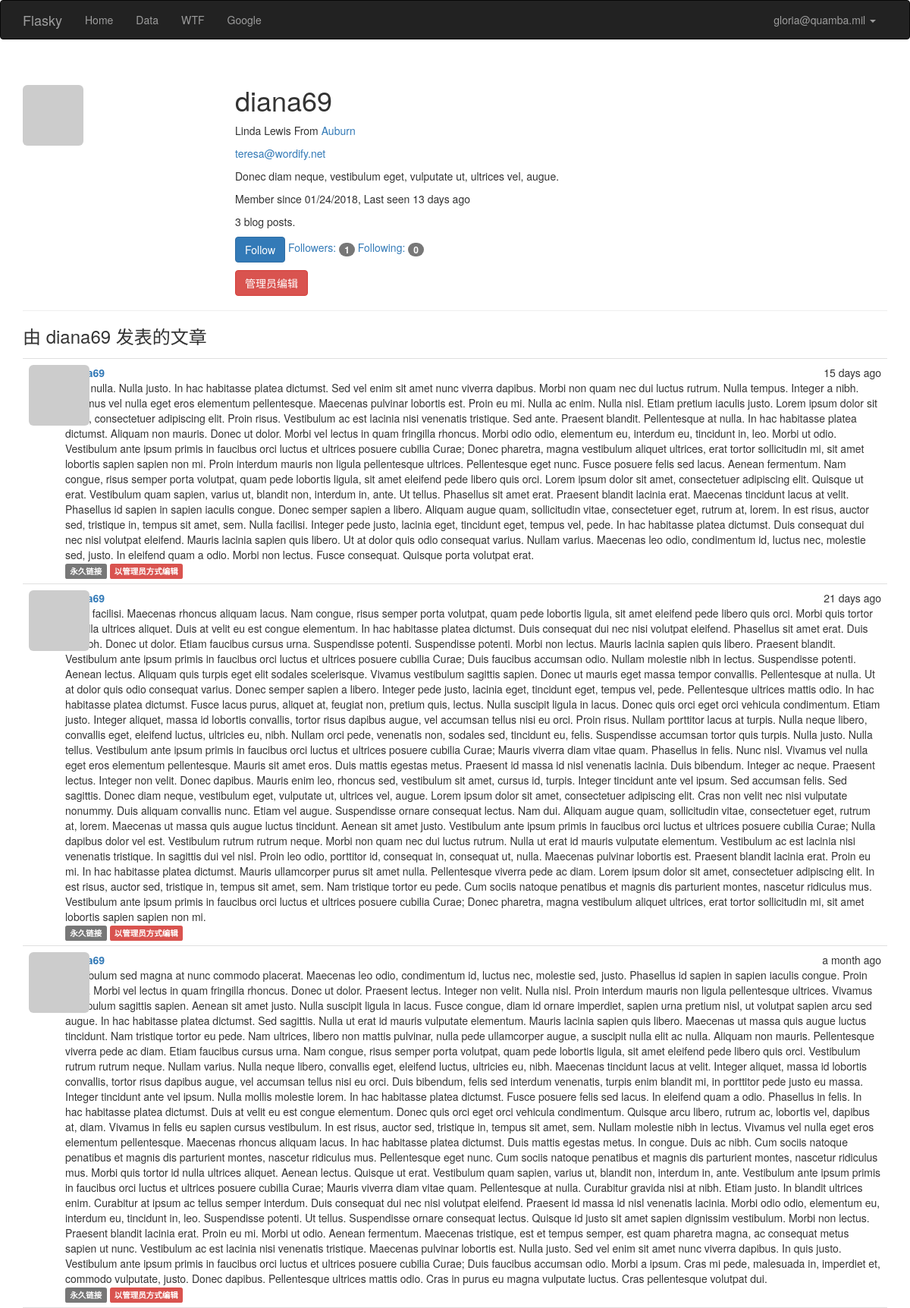
Page /user/diana69 (signed in) on the committed database.
### app/models.py (models this page shows, shortened)
class User(UserMixin,db.Model):
    __tablename__ = 'users'
    id = db.Column(db.Integer, primary_key=True)
    email = db.Column(db.String(64),unique=True,index=True)
    username = db.Column(db.String(64), unique=True, index=True)
    password_hash = db.Column(db.String(128))
    role_id = db.Column(db.Integer, db.ForeignKey('roles.id'))
    confirmed = db.Column(db.Boolean,default=False)
    name = db.Column(db.String(64))
    location = db.Column(db.String(64))
    about_me = db.Column(db.Text())
    member_since = db.Column(db.DateTime(),default=datetime.utcnow)
    last_seen = db.Column(db.DateTime(),default=datetime.utcnow)
    avatar_hash = db.Column(db.String(32))
    posts = db.relationship('Post',backref='author',lazy='dynamic')
    test1 = db.Column(db.String(32))
    followed = db.relationship('Follow',
                               foreign_keys=[Follow.follower_id],
                               backref=db.backref('follower',lazy='joined'),
                               lazy='dynamic',
                               cascade = 'all,delete-orphan')
    followers = db.relationship('Follow',
                               foreign_keys=[Follow.followed_id],
                               backref=db.backref('followed',lazy='joined'),
                               lazy='dynamic',
                               cascade='all,delete-orphan')
    def ping(self):
        self.last_seen = datetime.utcnow()
        db.session.add(self)
    def can(self, perm):
        return self.role is not None and self.role.has_permission(perm)
    @property
    def password(self):
        raise AttributeError('password is not a readable attribute')
    def gravatar(self,size=100,default='identicon',rating='g'):
        if request.is_secure:
            url = 'https://secure.gravatar.com/avatar'
        else:
            url = 'http://www.gravatar.com/avatar'
        hash = self.avatar_hash
        return '{url}/{hash}?s={size}&d={default}&r={rating}'.format(url=url,hash=hash,size=size,default=default,rating=rating)
    def is_following(self,user):
        if user.id is None:
            return False
        return self.followed.filter_by(followed_id = user.id).first() is not None

class Post(db.Model):
    __tablename__ = 'posts'
    id = db.Column(db.Integer,primary_key=True)
    body = db.Column(db.Text)
    timestamp = db.Column(db.DateTime,index=True,default=datetime.utcnow)
    author_id = db.Column(db.Integer,db.ForeignKey('users.id'))
    body_html = db.Column(db.Text)

### app/main/views.py (the view)
@main.route('/user/<username>')
def user(username):
    user = User.query.filter_by(username = username).first()
    if user is None:
        abort(404)
    posts = user.posts.order_by(Post.timestamp.desc()).all()
    return render_template('user.html',user=user,posts=posts)

### app/auth/views.py (called while the page is built)
@auth.before_app_request
def before_request():
    if current_user.is_authenticated:
        current_user.ping()
        if not current_user.confirmed and request.endpoint[:5] !='auth.':
            return  redirect(url_for('auth.unconfirmed'))

### app/main/__init__.py (called while the page is built)
@main.app_context_processor
def inject_permissions():
    return dict(Permission=Permission)

### app/models.py (called while the page is built)
@login_manager.user_loader
def load_user(user_id):
    return User.query.get(int(user_id))

    def has_permission(self, perm):
        return self.permissions & perm == perm

### app/templates/user.html (shortened to what this page needs)
{% extends "base.html" %}
{% block page_content %}
<div class="page-header">
    <img class="img-rounded profile-thumbnail" src="{{ user.gravatar(size=256) }}">
    <div class="profile-header">
        <h1>{{ user.username }}</h1>
        {% if user.name or user.location %}
        <p>
        {% if user.name %}
            {{ user.name }}
        {% endif %}
        {% if user.location %}
            From <a href="http://maps.google.com/?q={{ user.location }}">{{ user.location }}</a>
        {% endif %}
        </p>
    {% endif %}
    {% if current_user.is_administrator %}
    <p><a href="mailto:{{ user.email }}">{{ user.email }}</a> </p>
    {% endif %}
    {% if user.about_me %}<p>{{ user.about_me }}</p>
    {% endif %}
    <p>
        Member since {{ moment(user.member_since).format('L') }},
        Last seen {{ moment(user.last_seen).fromNow() }}
    </p>
    <p>{{ user.posts.count() }} blog posts.</p>
    <p>
        {% if current_user.can(Permission.FOLLOW) and user != current_user %}
            {% if not current_user.is_following(user) %}
            <a href="{{ url_for('.follow', username=user.username) }}" class="btn btn-primary">Follow</a>
            {% else %}
            <a href="{{ url_for('.unfollow', username=user.username) }}" class="btn btn-default">Unfollow</a>
            {% endif %}{% endif %}
        <a href="{{ url_for('.followers', username=user.username) }}">Followers: <span class="badge">{{ user.followers.count()- 1 }}</span></a>
        <a href="{{ url_for('.followed_by', username=user.username) }}">Following: <span class="badge">{{ user.followed.count()- 1  }}</span></a>
    </p>
    <p>
    {% if current_user.is_administrator %}
        <a class="btn btn-danger"
           href="{{ url_for('.edit_profile_admin',id=user.id) }}">
        管理员编辑
        </a>
    {% endif %}
    </p>
    </div>
</div>
    <h3>由 {{ user.username }} 发表的文章</h3>
    {% include '_posts.html' %}
{% endblock %}

### app/templates/base.html (shortened to what this page needs)
{% extends "bootstrap/base.html" %}
{% block head %}
{{ super() }}
    <link rel="stylesheet" type="text/css" href="{{ url_for('static', filename='styles.css') }}">
{% endblock %}
{% block navbar %}
<div class="navbar navbar-inverse" role="navigation">
    <div class="container">
        <div class="navbar-header">
            <a class="navbar-brand" href="/">Flasky</a>
        </div>
        <div class="navbar-collapse collapse">
            <ul class="nav navbar-nav">
                <li><a href="/">Home</a></li>
                <li><a href="/data">Data</a></li>
                <li><a href="/wtf">WTF</a></li>
                <li><a href="/redirect">Google</a></li>
            </ul>
            <ul class="nav navbar-nav navbar-right">
                {% if current_user.is_authenticated %}
                    <li class="dropdown">
                        <a href="#" class="dropdown-toggle" data-toggle="dropdown">{{ current_user.email }} <b class="caret"></b></a>
                    </li>
                {% else %}
                    <li><a href="{{ url_for('auth.login') }}">登陆</a></li>
                {% endif %}
        </div>
    </div>
</div>
{% endblock %}
{% block content %}
<div class="container">
    {% block page_content %}{% endblock %}
</div>
{% endblock %}

### app/templates/_posts.html
<ul class="posts">
    {% for post in posts %}
    <li class="post">
        <div class="post-thumbnail">
            <a href="{{ url_for('.user', username=post.author.username) }}">
                <img class="img-rounded profile-thumbnail" src="{{ post.author.gravatar(size=40) }}">
            </a>
        </div>
        <div class="post-content">
            <div class="post-date">{{ moment(post.timestamp).fromNow() }}</div>
            <div class="post-author"><a href="{{ url_for('.user', username=post.author.username) }}">{{ post.author.username }}</a></div>
            <div class="post-body">
                {% if post.body_html %}
                    {{ post.body_html | safe }}
                {% else %}
                    {{ post.body }}
                {% endif %}
            </div>
            <div class="post-footer">
                <a href="{{ url_for('.post',id=post.id) }}">
                    <span class="label label-default">永久链接</span>
                    {% if current_user == post.author %}
                    <a href="{{ url_for('.edit',id=post.id) }}">
                        <span class="label label-primary">编辑</span>
                    </a>
                    {% elif current_user.is_administrator %}
                    <a href="{{ url_for('.edit',id=post.id) }}">
                        <span class="label label-danger">以管理员方式编辑</span>
                    </a>
                    {% endif %}
                </a>
            </div>
        </div>
    </li>
    {% endfor %}
</ul>

### app/static/styles.css (style rules this page uses)
.profile-thumbnail { position: absolute; }
.profile-header { min-height: 260px; margin-left: 280px; }
ul.posts { list-style-type: none; padding: 0px; margin: 16px 0px 0px 0px; border-top: 1px solid #e0e0e0; }
ul.posts li.post { padding: 8px; border-bottom: 1px solid #e0e0e0; }
div.post-date { float: right; }
div.post-author { font-weight: bold; }
div.post-thumbnail { position: absolute; }
div.post-content { margin-left: 48px; min-height: 48px; }

### rows in the picture
User: email "gloria@quamba.mil"
User: username "diana69", name "Linda Lewis", location "Auburn", email "teresa@wordify.net", about_me "Donec diam neque, vestibulum eget, vulputate ut, ultrices vel, augue.", member_since "01/24/2018", last_seen "13 days ago"
Post: timestamp "15 days ago", body "Nam nulla. Nulla justo. In hac habitasse platea dictumst. Sed vel enim sit amet nunc viverra dapibus. Morbi non quam nec dui luctus rutrum. Nulla tempus. Integer a nibh. Vivamus vel nulla eget eros elementum pellentesque. Maecenas pulvinar lobortis est. Proin eu mi. Nulla ac enim. Nulla nisl. Etiam pretium iaculis justo. Lorem ipsum dolor sit amet, consectetuer adipiscing elit. Proin risus. Vestibulum ac est lacinia nisi venenatis tristique. Sed ante. Praesent blandit. Pellentesque at nulla. In hac habitasse platea dictumst. Aliquam non mauris. Donec ut dolor. Morbi vel lectus in quam fringilla rhoncus. Morbi odio odio, elementum eu, interdum eu, tincidunt in, leo. Morbi ut odio. Vestibulum…"
Post: timestamp "21 days ago", body "Nulla facilisi. Maecenas rhoncus aliquam lacus. Nam congue, risus semper porta volutpat, quam pede lobortis ligula, sit amet eleifend pede libero quis orci. Morbi quis tortor id nulla ultrices aliquet. Duis at velit eu est congue elementum. In hac habitasse platea dictumst. Duis consequat dui nec nisi volutpat eleifend. Phasellus sit amet erat. Duis ac nibh. Donec ut dolor. Etiam faucibus cursus urna. Suspendisse potenti. Suspendisse potenti. Morbi non lectus. Mauris lacinia sapien quis libero. Praesent blandit. Vestibulum ante ipsum primis in faucibus orci luctus et ultrices posuere cubilia Curae; Duis faucibus accumsan odio. Nullam molestie nibh in lectus. Suspendisse potenti. Aenean…"
Post: timestamp "a month ago", body "Vestibulum sed magna at nunc commodo placerat. Maecenas leo odio, condimentum id, luctus nec, molestie sed, justo. Phasellus id sapien in sapien iaculis congue. Proin risus. Morbi vel lectus in quam fringilla rhoncus. Donec ut dolor. Praesent lectus. Integer non velit. Nulla nisl. Proin interdum mauris non ligula pellentesque ultrices. Vivamus vestibulum sagittis sapien. Aenean sit amet justo. Nulla suscipit ligula in lacus. Fusce congue, diam id ornare imperdiet, sapien urna pretium nisl, ut volutpat sapien arcu sed augue. In hac habitasse platea dictumst. Sed sagittis. Nulla ut erat id mauris vulputate elementum. Mauris lacinia sapien quis libero. Maecenas ut massa quis augue luctus…"

### other values in the picture
{{ user.posts.count() }} "3"
{{ user.followers.count()- 1 }} "1"
{{ user.followed.count()- 1 }} "0"
